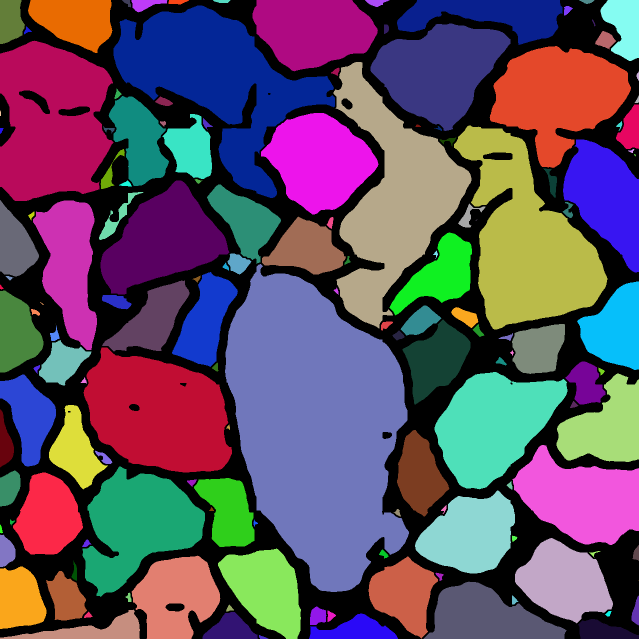
#> input picture validation/m_att_watershed/conta01.tif, 1278 x 1278 px, found by its file name (shown at 1/2 size)
$ python Improve_Annotation_Segregation.py
#> lines starting #> are read from the running program, lines starting #| are printed output that depends on the picture
# -*- coding: utf-8 -*-
"""
Created on Sat May 11 15:28:15 2024

@author: ramos
"""

from matplotlib import pyplot as plt
from PIL import Image
import numpy as np
import cv2

mask_path = "C:/Users/ramos/Documents/Data_Science/coco/train/masks/conta01.tif"

# Open Original image
mask = Image.open(mask_path)
#> mask is the input picture: PIL image 1278x1278 RGB; mean R, G, B 96.9, 78.8, 99.6

#Plot Original Image
plt.imshow(mask)
plt.show()

# Get pixel data as a numpy array
mask_array = np.array(mask)

# Kernel
erosion_kernel = np.ones((5, 5), np.uint8)

# Create an empty array to store the eroded masks
eroded_masks = []

# Loop through each unique element in the mask_array
for value in np.unique(mask_array):
    # Skip the background (value 0)
    if value == 0:
        continue

    # Create a mask for the current element
    element_mask = (mask_array == value).astype(np.uint8)

    # Apply erosion to the mask
    eroded_mask = cv2.erode(element_mask, erosion_kernel, iterations=1)

    # Append the eroded mask to the list
    eroded_masks.append(eroded_mask)
#> this loop made 208 passes
#> value on passes 7 to 9: 8, 9, 10
#> pass 2, `element_mask = (mask_array == value).astype(np.uint8)`:
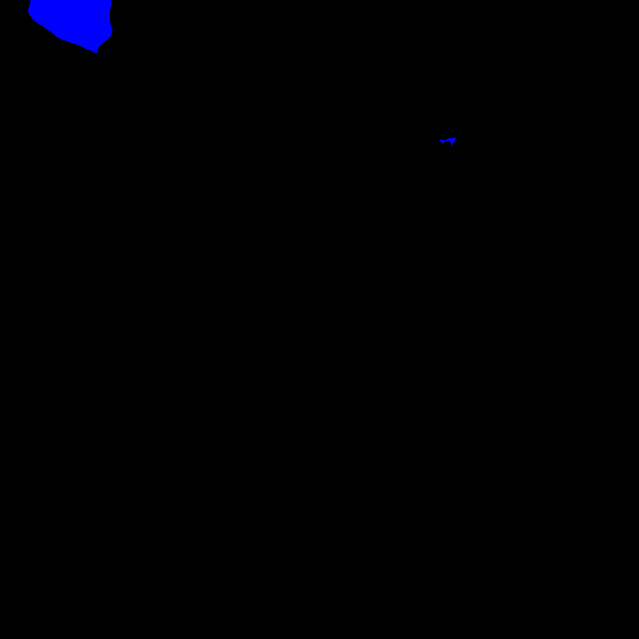
#> element_mask: shape (1278, 1278, 3) (shown at 1/2 size); mean R, G, B 0, 0, 0.00781; drawn with 1 as white
#> pass 3, `element_mask = (mask_array == value).astype(np.uint8)`:
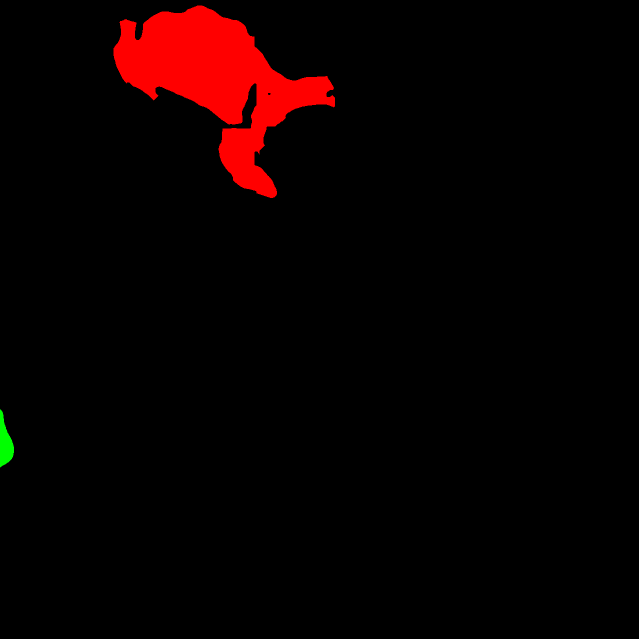
#> element_mask: shape (1278, 1278, 3) (shown at 1/2 size); mean R, G, B 0.0417, 0.00118, 0; drawn with 1 as white
#> after the loop, eroded_masks = 207 items

# Concatenate all the eroded masks to form the final image
final_image = np.stack(eroded_masks, axis=-1)

# Sum along the last axis to merge all the eroded masks
final_image_merged = np.sum(final_image, axis=-1)
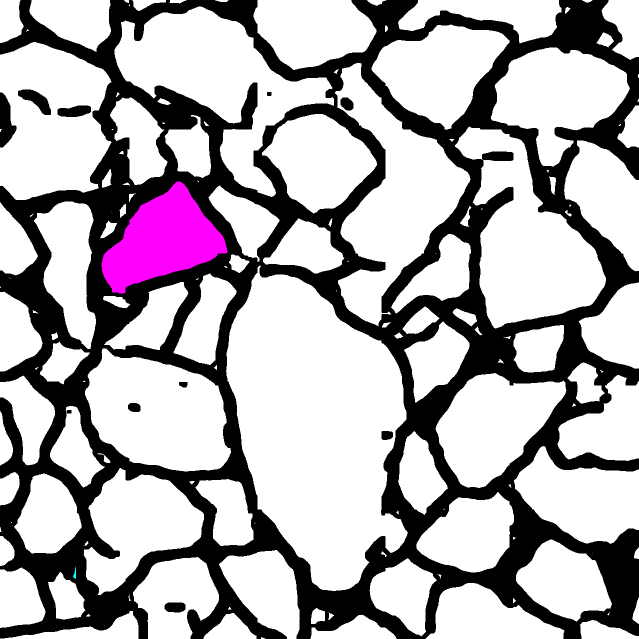
#> final_image_merged: shape (1278, 1278, 3) uint64 (shown at 1/2 size); mean of channels 0, 1, 2 0.694, 0.676, 0.694; drawn with 1 as white

#Plot final result
plt.imshow(final_image_merged)
plt.show()

# Convert binary_array to uint8 type
binary_array = final_image_merged.astype(np.uint8)

# Find connected components in the binary array
#> (the run stopped early here; a loop or call above may not have finished)
